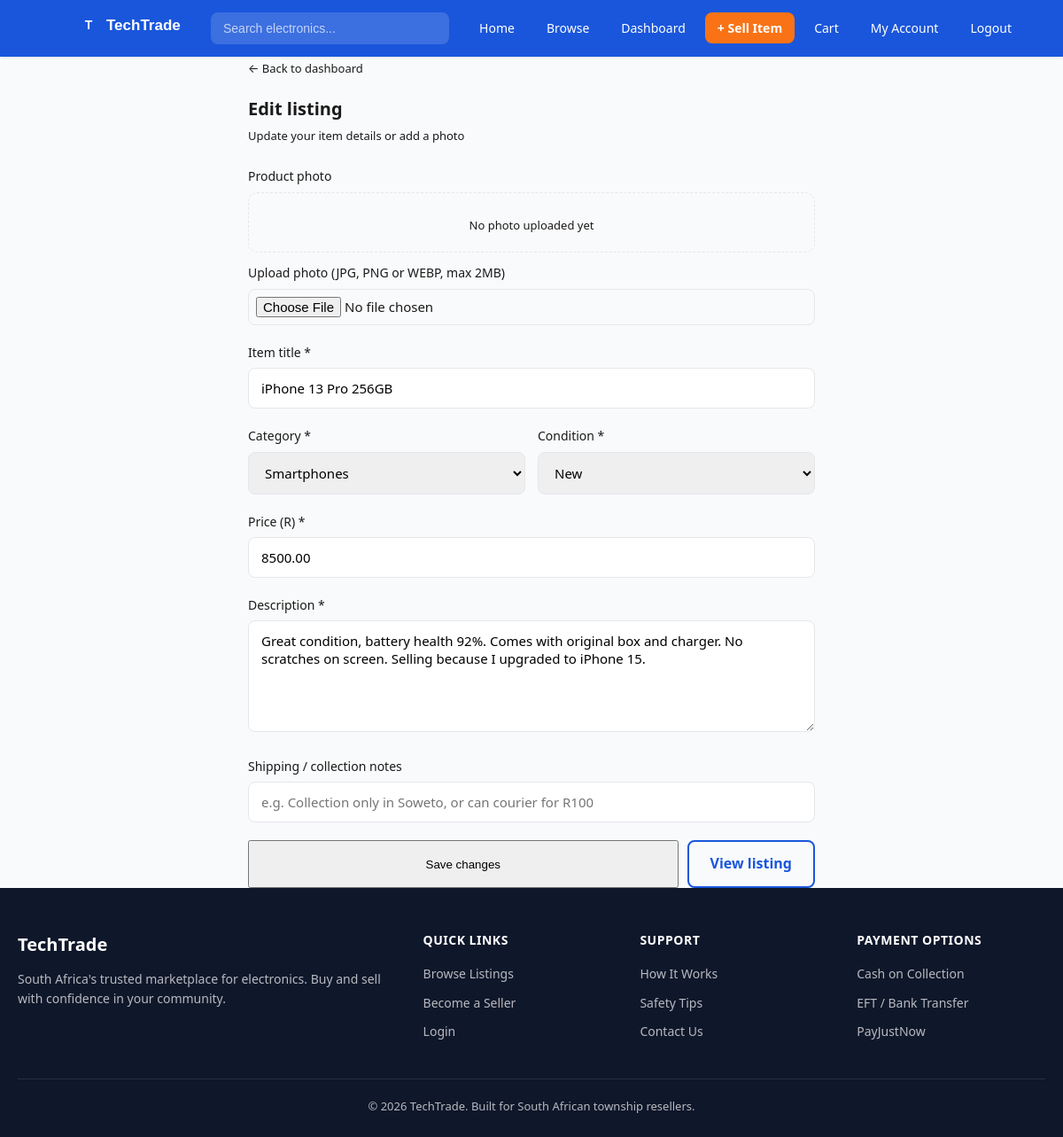
/edit_listing.php?id=1 (signed in), run on the app's committed database.
### tables this page shows
CREATE TABLE listings (
    listing_id INT AUTO_INCREMENT PRIMARY KEY,
    seller_id INT NOT NULL,
    category_id INT NOT NULL,
    title VARCHAR(150) NOT NULL,
    description TEXT,
    price DECIMAL(10,2) NOT NULL,
    condition_status ENUM('New','Used - Like New','Used - Good','Used - Fair') DEFAULT 'Used - Good',
    image_url VARCHAR(255) DEFAULT '',
    status ENUM('Listed','Pending','Sold','Cancelled') DEFAULT 'Listed',
    created_at TIMESTAMP DEFAULT CURRENT_TIMESTAMP,
    updated_at TIMESTAMP DEFAULT CURRENT_TIMESTAMP ON UPDATE CURRENT_TIMESTAMP,
    FOREIGN KEY (seller_id) REFERENCES users(user_id) ON DELETE CASCADE,
    FOREIGN KEY (category_id) REFERENCES categories(category_id)
);

CREATE TABLE categories (
    category_id INT AUTO_INCREMENT PRIMARY KEY,
    name VARCHAR(50) NOT NULL,
    icon VARCHAR(30) DEFAULT 'ti-device-mobile'
);

### edit_listing.php (the view, shortened to what this page needs)
<?php
require_once 'includes/db.php';
$user_id    = $_SESSION['user_id'];
$listing_id = isset($_GET['id']) ? $_GET['id'] : null;
$sql     = "SELECT listings.*, categories.name AS category_name
            FROM listings
            JOIN categories ON listings.category_id = categories.category_id
            WHERE listings.listing_id = '$listing_id'
            AND   listings.seller_id  = '$user_id'";
$result  = mysqli_query($conn, $sql);
$listing = mysqli_fetch_assoc($result);
$cat_result = mysqli_query($conn, "SELECT * FROM categories ORDER BY name ASC");
?>
<?php include 'includes/header.php'; ?>
<div class="tt-main" style="max-width:640px; margin:0 auto">
    <a href="/seller_dashboard.php"
       style="font-size:13px; color:var(--blue); display:inline-block; margin-bottom:20px">
        &larr; Back to dashboard
    </a>
    <h2 style="font-size:20px; font-weight:600; margin-bottom:4px; color:var(--text)">
        Edit listing
    </h2>
    <p style="font-size:13px; color:var(--muted); margin-bottom:24px">
        Update your item details or add a photo
    </p>
    <form method="POST" action="" enctype="multipart/form-data" id="listing-form">
        <div class="form-group">
            <label class="form-label">Product photo</label>
            <?php if ($listing['image_url'] != ''): ?>
                <div style="margin-bottom:12px">
                    <p style="font-size:12px; color:var(--muted); margin-bottom:6px">
                        Current photo:
                    </p>
                    <img src="/uploads/<?php echo $listing['image_url']; ?>"
                         alt="Current photo"
                         style="max-height:200px; border-radius:10px;
                                border:1px solid var(--border); object-fit:cover">
                </div>
            <?php else: ?>
                <div style="background:var(--surface-2); border:1px dashed var(--border);
                            border-radius:10px; padding:20px; text-align:center;
                            margin-bottom:12px; color:var(--muted); font-size:13px">
                    No photo uploaded yet
                </div>
            <?php endif; ?>
            <label class="form-label" style="margin-top:8px">
                <?php echo $listing['image_url'] != '' ? 'Replace photo' : 'Upload photo'; ?>
                (JPG, PNG or WEBP, max 2MB)
            </label>
            <input class="form-control" type="file" id="image" name="image"
                   accept="image/*" style="padding:8px">
        </div>
        <div class="form-group">
            <label class="form-label" for="title">Item title *</label>
            <input class="form-control" type="text" id="title" name="title"
                   value="<?php echo $listing['title']; ?>" required>
        </div>
        <div style="display:grid; grid-template-columns:1fr 1fr; gap:14px">
            <div class="form-group">
                <label class="form-label" for="category_id">Category *</label>
                <select class="form-control" id="category_id" name="category_id" required>
                    <?php while ($cat = mysqli_fetch_assoc($cat_result)): ?>
                        <option value="<?php echo $cat['category_id']; ?>"
                            <?php echo ($cat['category_id'] == $listing['category_id']) ? 'selected' : ''; ?>>
                            <?php echo $cat['name']; ?>
                        </option>
                    <?php endwhile; ?>
                </select>
            </div>
            <div class="form-group">
                <label class="form-label" for="condition_type">Condition *</label>
                <select class="form-control" id="condition_type" name="condition_type" required>
                    <?php
                    $conditions = array('new', 'like new', 'good', 'fair', 'poor');
                    foreach ($conditions as $c):
                    ?>
                        <option value="<?php echo $c; ?>"
                            <?php echo ($c == $listing['condition_type']) ? 'selected' : ''; ?>>
                            <?php echo ucfirst($c); ?>
                        </option>
                    <?php endforeach; ?>
                </select>
            </div>
        </div>
        <div class="form-group">
            <label class="form-label" for="price">Price (R) *</label>
            <input class="form-control" type="number" id="price" name="price"
                   value="<?php echo $listing['price']; ?>"
                   min="1" step="0.01" required>
        </div>
        <div class="form-group">
            <label class="form-label" for="description">Description *</label>
            <textarea class="form-control" id="description" name="description"
                      rows="5" required><?php echo $listing['description']; ?></textarea>
        </div>
        <div class="form-group">
            <label class="form-label" for="shipping_notes">
                Shipping / collection notes
            </label>
            <input class="form-control" type="text" id="shipping_notes"
                   name="shipping_notes"
                   placeholder="e.g. Collection only in Soweto, or can courier for R100"
                   value="<?php echo $listing['shipping_notes']; ?>">
        </div>
        <div style="display:flex; gap:10px">
            <button type="submit" class="btn btn-orange" style="flex:1">
                Save changes
            </button>
            <a href="/listing.php?id=<?php echo $listing_id; ?>"
               class="btn btn-outline">
                View listing
            </a>
        </div>
    </form>
</div>
<?php include 'includes/footer.php'; ?>

### css/style.css (style rules this page uses)
:root { --primary: #1A56DB; --primary-dark: #1e429f; --primary-light: #e1effe; --aqua: #2DD4BF; --aqua-light: #ccfbf1; --accent: #F97316; --accent-hover: #ea580c; --dark: #0F172A; --text: #1a1a1a; --text-light: #6b7280; --border: #e5e7eb; --surface: #f9fafb; --white: #ffffff; --success: #10b981; --warning: #f59e0b; --danger: #ef4444; --shadow: 0 1px 3px rgba(0,0,0,0.1); --shadow-lg: 0 10px 25px rgba(0,0,0,0.1); --radius: 8px; --radius-lg: 12px; }
* { margin: 0; padding: 0; box-sizing: border-box; }
body { font-family: 'Segoe UI', system-ui, -apple-system, sans-serif; color: var(--text); background: var(--surface); line-height: 1.6; min-height: 100vh; }
a { text-decoration: none; color: inherit; }
.form-group { margin-bottom: 20px; }
.form-group label { display: block; font-size: 14px; font-weight: 500; margin-bottom: 6px; }
.form-group input, .form-group select, .form-group textarea { width: 100%; padding: 12px 14px; border: 1px solid var(--border); border-radius: var(--radius); font-size: 15px; transition: border-color 0.2s; font-family: inherit; }
.form-group textarea { min-height: 100px; resize: vertical; }
.btn-outline { background: transparent; color: var(--primary); border: 2px solid var(--primary); padding: 12px 24px; border-radius: var(--radius); font-weight: 600; cursor: pointer; transition: all 0.2s; }
body, .navbar, .p-card, .form-card, .stat-card, .data-table, .step-card, .payment-card, .footer, .seller-box, .admin-sidebar, .conversation-item, .chat-bubble.received { transition: background-color 0.3s, color 0.3s, border-color 0.3s; }

### data on the page
listings: title "iPhone 13 Pro 256GB", category_id "Smartphones", price "8500.00", description "Great condition, battery health 92%. Comes with original box and charger. No scratches on screen. Selling because I upgraded to iPhone 15."

### other printed values
form field condition_type "New"
